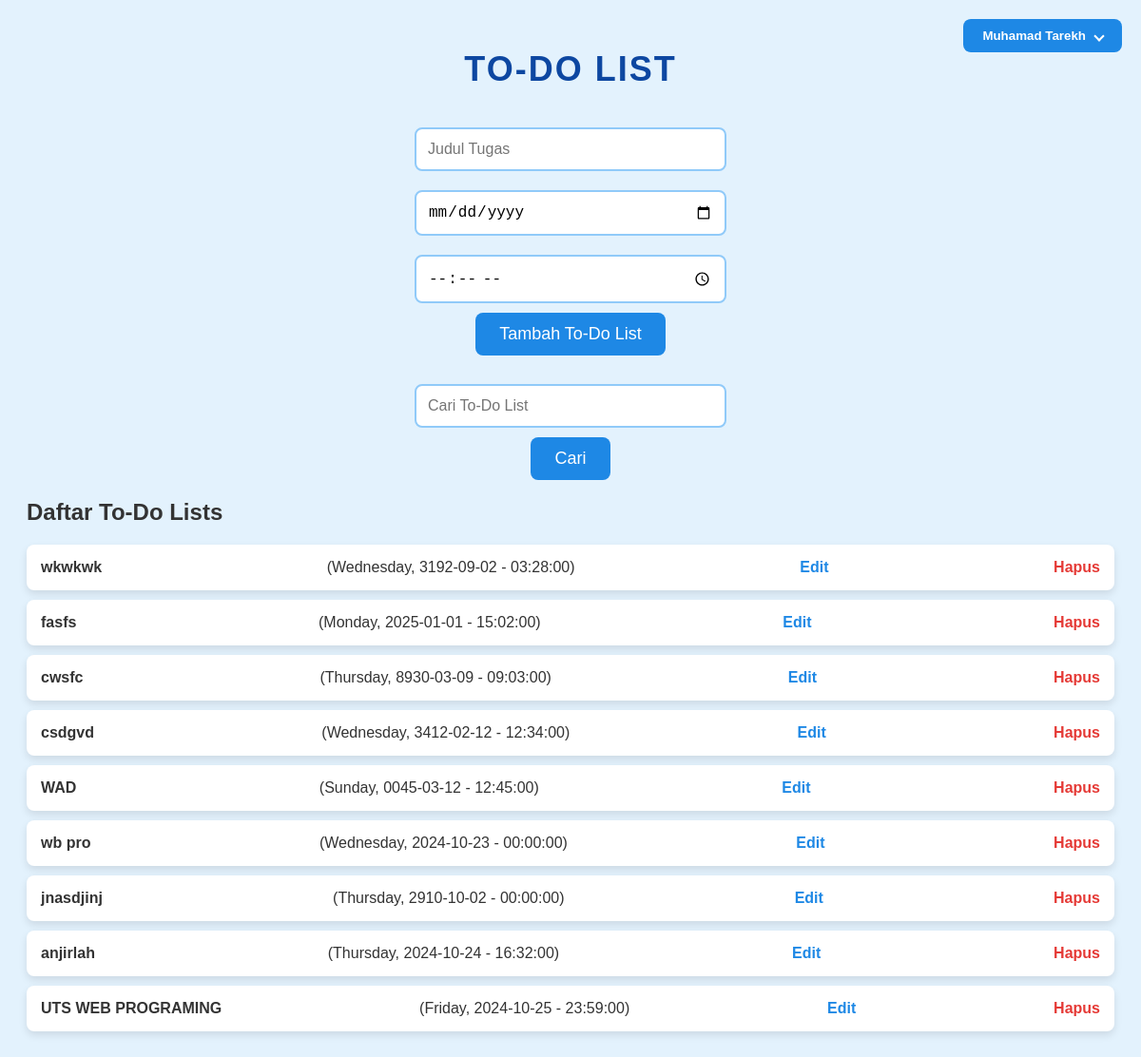
/index_coba.php (signed in), run on the app's committed database.
### tables this page shows
CREATE TABLE `user` (
  `id` int(11) NOT NULL,
  `username` varchar(50) NOT NULL,
  `email` varchar(100) NOT NULL,
  `password` varchar(255) NOT NULL,
  `created_at` timestamp NOT NULL DEFAULT current_timestamp(),
  `profile_image` varchar(255) DEFAULT NULL
);

CREATE TABLE `to_do_lists` (
  `id` int(11) NOT NULL,
  `title` varchar(255) NOT NULL,
  `day` varchar(50) DEFAULT NULL,
  `date` date DEFAULT NULL,
  `deadline` time DEFAULT NULL,
  `created_at` timestamp NOT NULL DEFAULT current_timestamp(),
  `user_email` varchar(100) DEFAULT NULL,
  `is_completed` tinyint(1) DEFAULT 0
);

### index_coba.php (the view, shortened to what this page needs)
<?php
include 'config.php';
$user_email = $_SESSION['email'];
$sql_user = "SELECT * FROM user WHERE email = ?";
$stmt_user = $conn->prepare($sql_user);
$stmt_user->bind_param("s", $user_email);
$stmt_user->execute();
$user_result = $stmt_user->get_result();
$user_data = $user_result->fetch_assoc();
$search_term = "";
$sql = "SELECT * FROM to_do_lists WHERE user_email = ?";
$stmt = $conn->prepare($sql);
if (!empty($search_term)) {
    $stmt->bind_param("ss", $user_email, $search_term);
} else {
    $stmt->bind_param("s", $user_email);
}
$stmt->execute();
$result = $stmt->get_result();
?>
<!DOCTYPE html>
<html lang="en">
<head>
</head>
<body>
    <h1>To-Do List</h1>
    <div class="profile-menu">
        <button onclick="toggleDropdown()" class="profile-button">
            <?php echo htmlspecialchars($user_data['username']); ?>
            <i class="arrow-down"></i>
        </button>
    </div>
    <form action="index_coba.php" method="POST">
        <input type="text" name="title" placeholder="Judul Tugas" required>
        <input type="date" name="date" required>
        <input type="time" name="deadline" required>
        <input type="submit" name="submit" value="Tambah To-Do List">
    </form>
    <form action="index_coba.php" method="POST" style="text-align: center; margin: 20px 0;">
        <input type="text" name="search_term" placeholder="Cari To-Do List" value="<?php echo htmlspecialchars($search_term); ?>">
        <input type="submit" name="search" value="Cari">
    </form>
    <h2>Daftar To-Do Lists</h2>
    <ul>
        <?php
        if ($result->num_rows > 0) {
            while ($row = $result->fetch_assoc()) {
                if (isset($_GET['edit']) && $_GET['edit'] == $row['id']) {
                    echo "<form action='index_coba.php' method='POST'>
                            <input type='hidden' name='id' value='" . $row['id'] . "'>
                            <input type='text' name='title' value='" . htmlspecialchars($row['title']) . "' required>
                            <input type='date' name='date' value='" . htmlspecialchars($row['date']) . "' required>
                            <input type='time' name='deadline' value='" . htmlspecialchars($row['deadline']) . "' required>
                            <input type='submit' name='update' value='Update' style='background-color: blue;'>
                          </form>";
                } else {
                    echo "<li><strong>" . htmlspecialchars($row['title']) . "</strong> ("
                        . htmlspecialchars($row['day']) . ", "
                        . htmlspecialchars($row['date']) . " - "
                        . htmlspecialchars($row['deadline']) . ")
                         <a href='index_coba.php?edit=" . $row['id'] . "' style='color: #1e88e5;'>Edit</a>
                         <a href='index_coba.php?delete=" . $row['id'] . "'
                         onclick=\"return confirm('Yakin ingin menghapus?');\" style='color: #e53935;'>Hapus</a></li>";
                }
            }
        } else {
            echo "<li>Belum ada To-Do List.</li>";
        }
        ?>
    </ul>
</body>
</html>

### index_coba.php (style rules this page uses)
body { font-family: 'Arial', sans-serif; background-color: #e3f2fd; color: #333; padding: 20px; }
h1 { text-align: center; color: #0d47a1; font-size: 36px; text-transform: uppercase; letter-spacing: 2px; margin-bottom: 30px; }
form { display: flex; flex-direction: column; align-items: center; margin-bottom: 20px; }
input[type="text"], input[type="date"], input[type="time"] { padding: 12px; width: 300px; margin: 10px 0; border: 2px solid #90caf9; border-radius: 8px; font-size: 16px; transition: all 0.3s ease; }
input[type="submit"] { padding: 12px 25px; background-color: #1e88e5; color: white; border: none; border-radius: 8px; font-size: 18px; cursor: pointer; transition: background-color 0.3s ease; }
ul { list-style-type: none; padding: 0; }
ul li { background-color: #ffffff; margin: 10px 0; padding: 15px; border-radius: 8px; box-shadow: 0 4px 8px rgba(0, 0, 0, 0.1); display: flex; justify-content: space-between; align-items: center; transition: box-shadow 0.3s ease; }
ul li a { text-decoration: none; color: #e53935; font-weight: bold; transition: color 0.3s ease; }
.profile-menu { position: absolute; top: 20px; right: 20px; font-size: 16px; }
.profile-button { background-color: #1e88e5; color: white; padding: 10px 20px; border: none; border-radius: 8px; cursor: pointer; font-weight: bold; display: flex; align-items: center; justify-content: space-between; }
.profile-button .arrow-down { margin-left: 10px; border: solid white; border-width: 0 2px 2px 0; padding: 3px; transform: rotate(45deg); }

### data on the page
user: username "Muhamad Tarekh"
to_do_lists: title "wkwkwk", day "Wednesday", date "3192-09-02", deadline "03:28:00"
to_do_lists: title "fasfs", day "Monday", date "2025-01-01", deadline "15:02:00"
to_do_lists: title "cwsfc", day "Thursday", date "8930-03-09", deadline "09:03:00"
to_do_lists: title "csdgvd", day "Wednesday", date "3412-02-12", deadline "12:34:00"
to_do_lists: title "WAD", day "Sunday", date "0045-03-12", deadline "12:45:00"
to_do_lists: title "wb pro", day "Wednesday", date "2024-10-23", deadline "00:00:00"
to_do_lists: title "jnasdjinj", day "Thursday", date "2910-10-02", deadline "00:00:00"
to_do_lists: title "anjirlah", day "Thursday", date "2024-10-24", deadline "16:32:00"
to_do_lists: title "UTS WEB PROGRAMING", day "Friday", date "2024-10-25", deadline "23:59:00"
